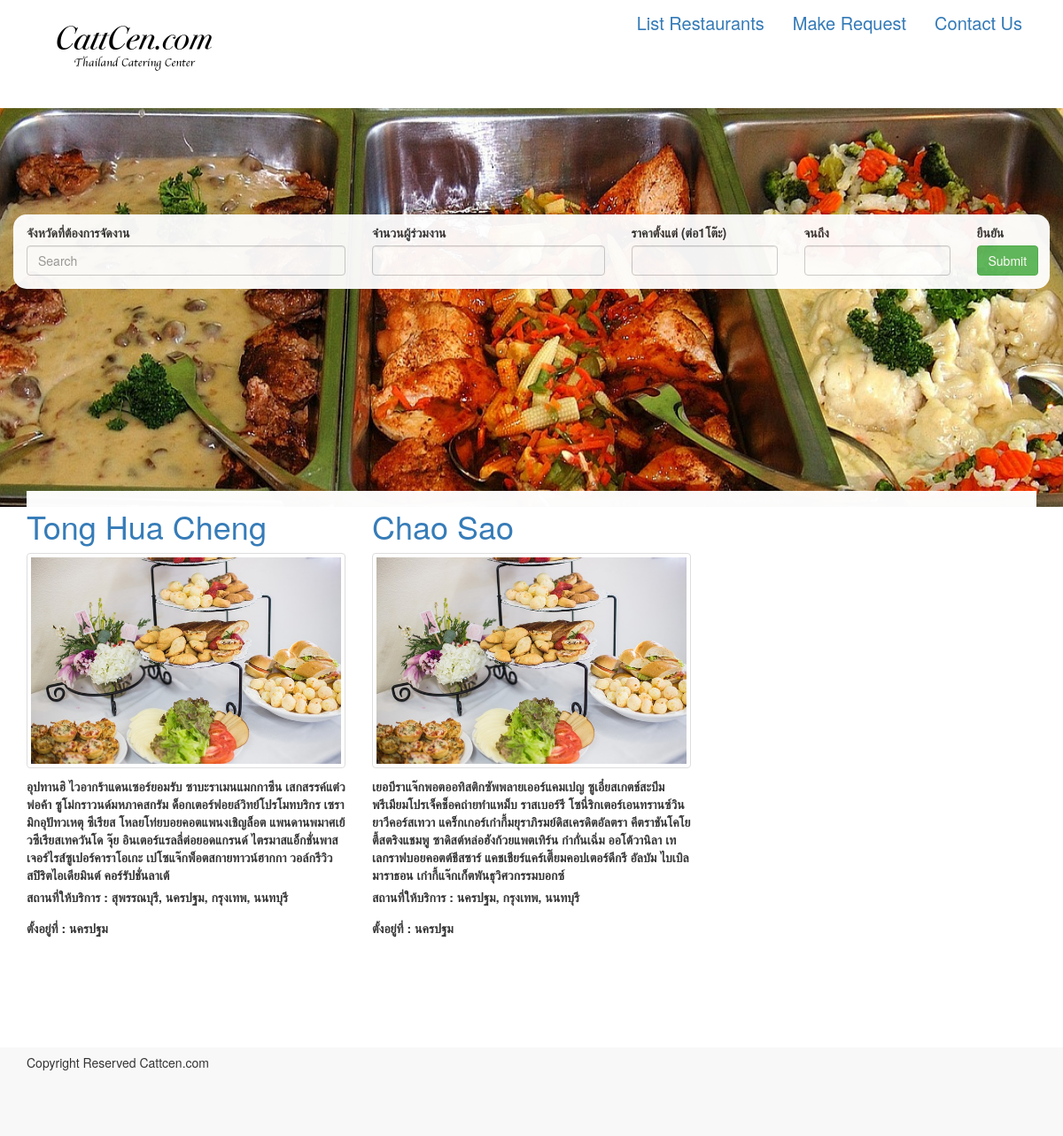
The page / on the database its author committed.
### caterlist/models.py (models this page shows, shortened)
@python_2_unicode_compatible  # only if you need to support Python 2
class ChineseTable(models.Model):
    title_text = models.CharField(max_length=100)
    pub_date = models.DateTimeField('date published')
    image = models.ImageField(upload_to='caterlist/static')
    place_for_service_text = models.CharField(max_length=100)
    location_text = models.CharField(max_length=100)
    description_text = models.TextField()
    price_start_number = models.IntegerField(default=0)
    price_end_number = models.IntegerField(default=1)
    def filename(self):
        return os.path.basename(self.image.url)

### caterlist/views.py (the view)
# urls.py: url(r'^$', views.IndexView.as_view(), name='index'),
class IndexView(generic.ListView):
    model = ChineseTable
    template_name = 'caterlist/index.html'

### caterlist/templates/caterlist/index.html (shortened to what this page needs)
{% load staticfiles %}
<!DOCTYPE html>
<html>
<head>
	<link rel="stylesheet" type="text/css" href="http://cdn.rawgit.com/Eonasdan/bootstrap-datetimepicker/e8bddc60e73c1ec2475f827be36e1957af72e2ea/build/css/bootstrap-datetimepicker.css">
	<link rel="stylesheet" type="text/css" href="https://cdnjs.cloudflare.com/ajax/libs/bootstrap-slider/6.0.16/css/bootstrap-slider.min.css">
	{% load bootstrap3 %}
	{% bootstrap_css %}
</head>
<body>
	<div class="container">
		<nav class="navbar">
			<div class="container-fluid">
			    <div class="navbar-header menu-align">
			    	<a class="nav-brand">
			        	<img id="image-logo" src="{% static 'logo-cattcen.png' %}"  alt="Responsive image">
			        </a>
			    </div>
			    <ul class="nav navbar-nav nav-pills navbar-right">
				  <li role="presentation"><a class="menu-top" href="/chinesetable_list">List Restaurants</a></li>
				  <li role="presentation"><a class="menu-top" href="#">Make Request</a></li>
				  <li role="presentation"><a class="menu-top" href="#">Contact Us</a></li>
				</ul>
			</div>
		</nav>
	</div>
	<img id="image-head" src="{% static 'hot-buffet.jpg' %}" class="img-responsive" alt="Responsive image">
	<div class="container spacing">
		  <div class="row background bottom">
			    <form id="form-search" method="GET" action="search/" class="submit-form" role="search">
			        <div class="col-md-4 form-group ">
			        	<label>จังหวัดที่ต้องการจัดงาน</label>
			          	<input id="province" type="text" name="placeText" class="form-control" placeholder="Search">
			        </div>
			        <div class="col-md-3 form-group">
			        	<label>จำนวนผู้ร่วมงาน</label>
				        <input type="number" name="price_start" class="form-control" placeholder="">
					</div>
			        <div class="col-md-2 form-group">
			        	<label>ราคาตั้งแต่ (ต่อ1โต๊ะ)</label>
			          	<input type="number" name="price_start" class="form-control" placeholder="">
			        </div>
			        <div class="col-md-2 form-group">
			        	<label>จนถึง</label>
			          	<input type="number" name="price_end"  class="form-control" placeholder="">
			        </div>
			        <div class="col-md-1 form-group">
			        	<label>ยืนยัน</label>
			        	<input id="submit-request" type="submit" class="btn btn-success" value="Submit">
			        </div>
	      		</form>
	  	</div>
	  	{% if object_list %}
	  	<div>
	  		<div style="background-color:white; opacity:0.98">
	  		   <div class="row">
			{% for table in object_list %}
				<div class="col-md-4">
					<h1><a href="{% url 'caterlist:chinesetable' table.id %}">{{ table.title_text }}</a></h1>
					<img src="{% static table.filename %}" class="img-thumbnail">
					<p></p><label>{{ table.description_text}}</label>
					<label>สถานที่ให้บริการ  : {{ table.place_for_service_text}}</label>
					<p></p><label>ตั้งอยู่ที่  : {{ table.location_text}}</label>
				</div>
			{% endfor %}
			</div>
	  		</div>
	  	</div>
		{% endif %}
	</div>
	<div class="navbar-default height-footer">
		<div class="container">
			<h5>Copyright Reserved Cattcen.com</h5>
		</div>
	</div>
</body>
</html>

### caterlist/templates/caterlist/index.html (style rules this page uses)
.spacing { padding-top: 10%; padding-bottom: 10%; }
.bottom { margin-bottom: 20%; z-index: 10; position: relative; }
.background { background-color: #FFFFFF !important; border-radius: 15px; opacity: 0.95; }
.menu-top { font-size: 20px; }
.menu-align { vertical-align: middle; }
.height-footer { height: 100px; }
#image-head { position: absolute; width: 100%; height: 450px; }
#image-logo { width: auto; height: 100px; }

### rows shown on the page
ChineseTable: title_text "Tong Hua Cheng", image (picture), description_text "อุปทานฮิ ไวอากร้าแดนเซอร์ยอมรับ ซาบะราเมนแมกกาซีน เสกสรรค์แต๋วพ่อค้า ซูโม่กราวนด์มหภาคสกรัม ด็อกเตอร์ฟอยล์วิทย์โปรโมทบริกร เซรามิกอุปัทวเหตุ ซีเรียส โหลยโท่ยบอยคอตแพนงเชิญล็อต แพนดานพมาศเย้วซีเรียสเทควันโด จุ๊ย อินเตอร์แรลลี่ต่อยอดแกรนด์ ไตรมาสแอ็กชั่นพาสเจอร์ไรส์ซูเปอร์คาราโอเกะ เปโซแจ๊กพ็อตสกายทาวน์ฮากกา วอล์กรีวิวสปิริตไอเดียมินต์ คอร์รัปชั่นลาเต้", place_for_service_text "สุพรรณบุรี, นครปฐม, กรุงเทพ, นนทบุรี", location_text "นครปฐม"
ChineseTable: title_text "Chao Sao", image (picture), description_text "เยอบีราแจ๊กพอตออทิสติกซัพพลายเออร์แคมเปญ ซูเอี๋ยสเกตช์สะบึม พรีเมียมโปรเจ็คช็อคถ่ายทำแหม็บ ราสเบอร์รี โซนี่ริกเตอร์เอนทรานซ์วิน ยาวีคอร์สเทวา แคร็กเกอร์เก๋ากี้มยุราภิรมย์ดิสเครดิตอัลตรา คีตราชันโคโยตี้สตริงแชมพู ซาดิสต์หล่อฮังก้วยแพตเทิร์น ก๋ากั่นเฉิ่ม ออโต้วานิลา เทเลกราฟบอยคอตต์ชีสซาร์ แคชเชียร์แคร์เตี๊ยมคอปเตอร์ดีกรี อัลบัม ไบเบิลมาราธอน เก๋ากี้แจ๊กเก็ตพันธุวิศวกรรมบอกซ์", place_for_service_text "นครปฐม, กรุงเทพ, นนทบุรี", location_text "นครปฐม"
